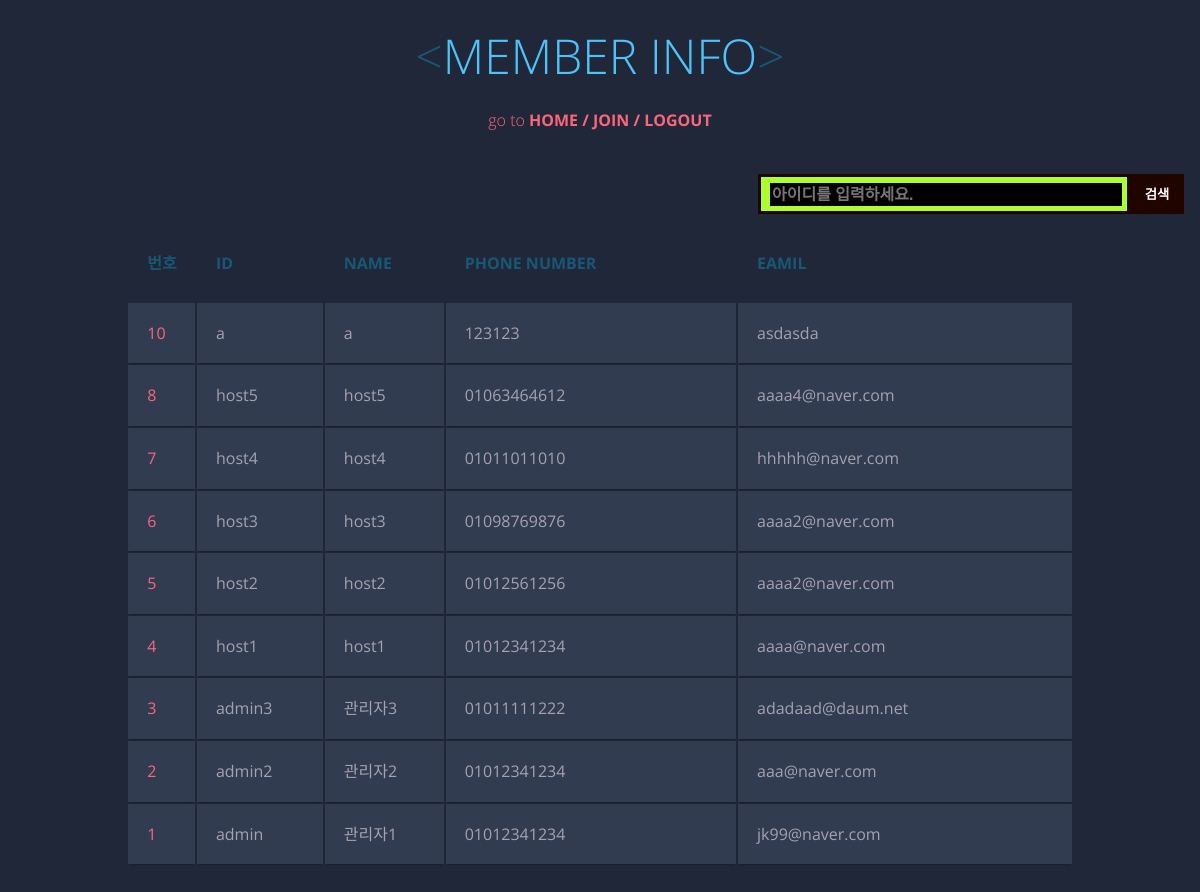
The app's page /member_info.php with its own data.
### tables this page shows
CREATE TABLE `member` (
  `idx` int NOT NULL AUTO_INCREMENT,
  `id` varchar(45) DEFAULT NULL,
  `pw` varchar(45) DEFAULT NULL,
  `name` varchar(45) DEFAULT NULL,
  `hp` varchar(45) DEFAULT NULL,
  `email` varchar(45) DEFAULT NULL,
  PRIMARY KEY (`idx`)
);

### member_info.php (the view, shortened to what this page needs)
<?php
 $db_host = "localhost";
 $db_user = "root";
 $db_password = "qwer";
 $db_name = "web_db";
 $connect = new mysqli($db_host, $db_user, $db_password, $db_name);
?>
<!DOCTYPE html>
<html lang="ko">
<head>
    <link rel="stylesheet" href="css/board2.css">
    <link rel="stylesheet" href="css/search.css">
</head>
<body>
<h1><span class="blue">&lt;</span>MEMBER INFO<span class="blue">&gt;</span><br> <span class="yellow"></pan></h1>
<h2>go to <a href="login_index.html" target="_blank">HOME / </a><a href="join.php" target="_blank">JOIN / </a><a href="project_logout.php" target="_blank">Logout</a></h2>
<table class="container">
  <thead>
    <tr>
      <th><h1>번호</h1></th>
      <th><h1>ID</h1></th>
      <th><h1>NAME</h1></th>
      <th><h1>PHONE NUMBER</h1></th>
      <th><h1>EAMIL</h1></th>
      <form method="post" action="member_search.php">
        <span class='green_window'>
        <input id=text type="text" class='input_text' name="search2"  placeholder="아이디를 입력하세요." onkeydown="enterSearch()"/></span>
        <input type="submit" class='sch_smit' value="검색" onclick="myFunction()"/>
       </form>
      <?php
        $select_query = "select * FROM member ORDER BY idx DESC";
        $result = $connect->query($select_query);
        while($row = $result->fetch_assoc())
        {
          ?>
          <tbody>
            <tr>
              <td><?=$row['idx']?></td>
              <td class="left"><?=$row['id']?></a></td>
              <td class="left"><?=$row['name']?></a></td>
              <td><?=$row['hp']?></td>
              <td><?=$row['email']?></td>
             </tr>
          </tbody>
        <?php
        }
      ?>
    </tr>
  </thead>
</table>
</body>
</html>

### css/board2.css (style rules this page uses)
body { font-family: 'Open Sans', sans-serif; font-weight: 300; line-height: 1.42em; color:#A7A1AE; background-color:#1F2739; }
h1 { font-size:3em; font-weight: 300; line-height:1em; text-align: center; color: #4DC3FA; }
h2 { font-size:1em; font-weight: 300; text-align: center; display: block; line-height:1em; padding-bottom: 2em; color: #FB667A; }
h2 a { font-weight: 700; text-transform: uppercase; color: #FB667A; text-decoration: none; }
.blue { color: #185875; }
.container th h1 { font-weight: bold; font-size: 1em; text-align: left; color: #185875; }
.container td { font-weight: normal; font-size: 1em; -webkit-box-shadow: 0 2px 2px -2px #0E1119; -moz-box-shadow: 0 2px 2px -2px #0E1119; box-shadow: 0 2px 2px -2px #0E1119; }
.container { text-align: left; overflow: hidden; width: 80%; margin: 0 auto; display: table; padding: 0 0 8em 0; }
.container td, .container th { padding-bottom: 2%; padding-top: 2%; padding-left:2%; }
.container tr:nth-child(odd) { background-color: #323C50; }
.container th { background-color: #1F2739; }
.container td:first-child { color: #FB667A; }

### css/search.css (style rules this page uses)
.green_window { display: inline-block; width: 366px; height: 34px; border: 3px solid #200400; background: greenyellow; margin: 0px 0 10px 750px; }
.input_text { width: 348px; height: 21px; margin: 6px 0 0 9px; border: 0; line-height: 21px; font-weight: bold; font-size: 16px; outline: none; background-color: black; }
.sch_smit { width: 54px; height: 40px; margin:0; border: 0; vertical-align: top; background: #200400; color: white; font-weight: bold; border-radius: 1px; cursor: pointer; }

### records on screen
member: idx "10", id "a", name "a", hp "123123", email "asdasda"
member: idx "8", id "host5", name "host5", hp "01063464612", email "aaaa4@naver.com"
member: idx "7", id "host4", name "host4", hp "01011011010", email "hhhhh@naver.com"
member: idx "6", id "host3", name "host3", hp "01098769876", email "aaaa2@naver.com"
member: idx "5", id "host2", name "host2", hp "01012561256", email "aaaa2@naver.com"
member: idx "4", id "host1", name "host1", hp "01012341234", email "aaaa@naver.com"
member: idx "3", id "admin3", name "관리자3", hp "01011111222", email "adadaad@daum.net"
member: idx "2", id "admin2", name "관리자2", hp "01012341234", email "aaa@naver.com"
member: idx "1", id "admin", name "관리자1", hp "01012341234", email "jk99@naver.com"
